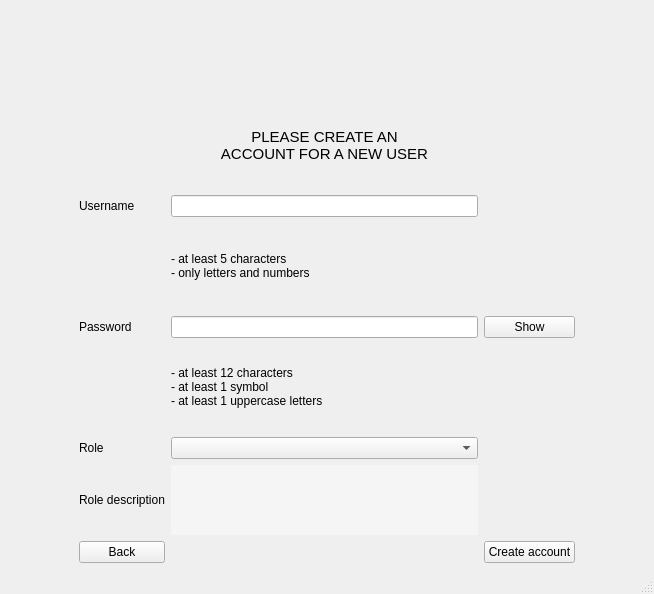
<?xml version="1.0" encoding="UTF-8"?>
<ui version="4.0">
 <class>MainWindow</class>
 <widget class="QMainWindow" name="MainWindow">
  <property name="geometry">
   <rect>
    <x>0</x>
    <y>0</y>
    <width>654</width>
    <height>594</height>
   </rect>
  </property>
  <property name="windowTitle">
   <string>MainWindow</string>
  </property>
  <widget class="QWidget" name="centralwidget">
   <layout class="QHBoxLayout" name="horizontalLayout_2">
    <item>
     <layout class="QGridLayout" name="gridLayout">
      <item row="4" column="2">
       <widget class="QLabel" name="label_5">
        <property name="text">
         <string>&lt;html&gt;&lt;head/&gt;&lt;body&gt;&lt;p&gt;- at least 5 characters&lt;br/&gt;- only letters and numbers&lt;/p&gt;&lt;/body&gt;&lt;/html&gt;</string>
        </property>
       </widget>
      </item>
      <item row="5" column="1">
       <widget class="QLabel" name="label_3">
        <property name="text">
         <string>Password</string>
        </property>
       </widget>
      </item>
      <item row="5" column="4">
       <spacer name="horizontalSpacer_2">
        <property name="orientation">
         <enum>Qt::Horizontal</enum>
        </property>
        <property name="sizeType">
         <enum>QSizePolicy::Fixed</enum>
        </property>
        <property name="sizeHint" stdset="0">
         <size>
          <width>70</width>
          <height>20</height>
         </size>
        </property>
       </spacer>
      </item>
      <item row="2" column="2">
       <widget class="QLabel" name="label_6">
        <property name="font">
         <font>
          <pointsize>11</pointsize>
         </font>
        </property>
        <property name="text">
         <string>&lt;html&gt;&lt;head/&gt;&lt;body&gt;&lt;p align=&quot;center&quot;&gt;PLEASE CREATE AN&lt;br/&gt;ACCOUNT FOR A NEW USER&lt;/p&gt;&lt;/body&gt;&lt;/html&gt;</string>
        </property>
       </widget>
      </item>
      <item row="3" column="2">
       <widget class="QLineEdit" name="usernameEdit"/>
      </item>
      <item row="3" column="1">
       <widget class="QLabel" name="label_2">
        <property name="sizePolicy">
         <sizepolicy hsizetype="Preferred" vsizetype="Preferred">
          <horstretch>0</horstretch>
          <verstretch>0</verstretch>
         </sizepolicy>
        </property>
        <property name="text">
         <string>Username</string>
        </property>
       </widget>
      </item>
      <item row="6" column="2">
       <widget class="QLabel" name="label_7">
        <property name="text">
         <string>&lt;html&gt;&lt;head/&gt;&lt;body&gt;&lt;p&gt;- at least 12 characters&lt;br/&gt;- at least 1 symbol&lt;br/&gt;- at least 1 uppercase letters&lt;/p&gt;&lt;/body&gt;&lt;/html&gt;</string>
        </property>
        <property name="textFormat">
         <enum>Qt::AutoText</enum>
        </property>
       </widget>
      </item>
      <item row="10" column="2">
       <widget class="QTextBrowser" name="roleDescription">
        <property name="maximumSize">
         <size>
          <width>16777215</width>
          <height>70</height>
         </size>
        </property>
        <property name="styleSheet">
         <string notr="true">background-color: rgba(255, 255, 255, 100);
border: none;</string>
        </property>
       </widget>
      </item>
      <item row="11" column="3">
       <widget class="QPushButton" name="createAccountButton">
        <property name="text">
         <string>Create account</string>
        </property>
       </widget>
      </item>
      <item row="9" column="1">
       <widget class="QLabel" name="label">
        <property name="text">
         <string>Role</string>
        </property>
       </widget>
      </item>
      <item row="11" column="1">
       <widget class="QPushButton" name="backButton">
        <property name="text">
         <string>Back</string>
        </property>
       </widget>
      </item>
      <item row="1" column="2">
       <layout class="QHBoxLayout" name="horizontalLayout">
        <item>
         <spacer name="horizontalSpacer_3">
          <property name="orientation">
           <enum>Qt::Horizontal</enum>
          </property>
          <property name="sizeHint" stdset="0">
           <size>
            <width>40</width>
            <height>20</height>
           </size>
          </property>
         </spacer>
        </item>
        <item>
         <widget class="QLabel" name="label_8">
          <property name="maximumSize">
           <size>
            <width>180</width>
            <height>180</height>
           </size>
          </property>
          <property name="text">
           <string/>
          </property>
          <property name="pixmap">
           <pixmap>../../resources/logos/logo_transparent.png</pixmap>
          </property>
          <property name="scaledContents">
           <bool>true</bool>
          </property>
          <property name="margin">
           <number>0</number>
          </property>
         </widget>
        </item>
        <item>
         <spacer name="horizontalSpacer_4">
          <property name="orientation">
           <enum>Qt::Horizontal</enum>
          </property>
          <property name="sizeHint" stdset="0">
           <size>
            <width>40</width>
            <height>20</height>
           </size>
          </property>
         </spacer>
        </item>
       </layout>
      </item>
      <item row="9" column="2">
       <widget class="QComboBox" name="roleList"/>
      </item>
      <item row="10" column="1">
       <widget class="QLabel" name="label_4">
        <property name="text">
         <string>Role description</string>
        </property>
       </widget>
      </item>
      <item row="5" column="3">
       <widget class="QPushButton" name="showButton">
        <property name="text">
         <string>Show</string>
        </property>
       </widget>
      </item>
      <item row="3" column="0">
       <spacer name="horizontalSpacer">
        <property name="orientation">
         <enum>Qt::Horizontal</enum>
        </property>
        <property name="sizeType">
         <enum>QSizePolicy::Fixed</enum>
        </property>
        <property name="sizeHint" stdset="0">
         <size>
          <width>70</width>
          <height>0</height>
         </size>
        </property>
       </spacer>
      </item>
      <item row="5" column="2">
       <widget class="QLineEdit" name="passwordEdit"/>
      </item>
     </layout>
    </item>
   </layout>
  </widget>
  <widget class="QMenuBar" name="menubar">
   <property name="geometry">
    <rect>
     <x>0</x>
     <y>0</y>
     <width>654</width>
     <height>22</height>
    </rect>
   </property>
  </widget>
  <widget class="QStatusBar" name="statusbar"/>
 </widget>
 <resources/>
 <connections/>
</ui>
